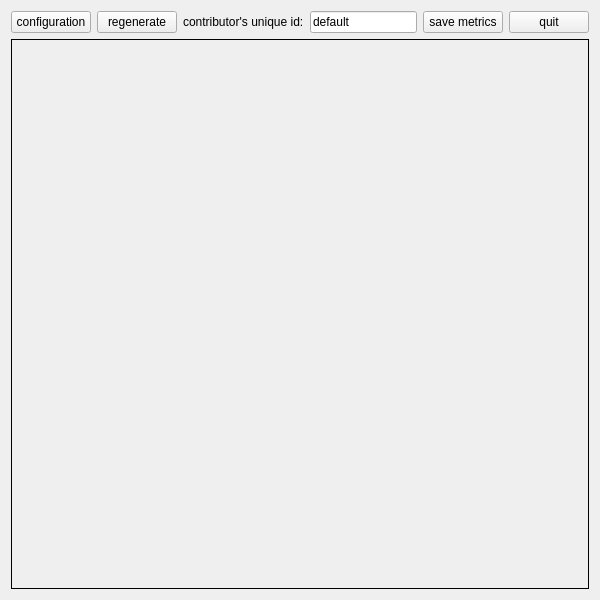
<?xml version="1.0" encoding="UTF-8"?>
<ui version="4.0">
 <class>MainWindow</class>
 <widget class="QWidget" name="MainWindow">
  <property name="geometry">
   <rect>
    <x>0</x>
    <y>0</y>
    <width>600</width>
    <height>600</height>
   </rect>
  </property>
  <property name="sizePolicy">
   <sizepolicy hsizetype="MinimumExpanding" vsizetype="MinimumExpanding">
    <horstretch>0</horstretch>
    <verstretch>0</verstretch>
   </sizepolicy>
  </property>
  <property name="minimumSize">
   <size>
    <width>600</width>
    <height>600</height>
   </size>
  </property>
  <property name="windowTitle">
   <string>Social Navigation Dataset Generator</string>
  </property>
  <layout class="QGridLayout" name="gridLayout">
   <item row="0" column="0">
    <layout class="QVBoxLayout" name="verticalLayout_main">
     <item>
      <layout class="QHBoxLayout" name="horizontalLayout">
       <item>
        <widget class="QPushButton" name="configuration">
         <property name="text">
          <string>configuration</string>
         </property>
         <property name="checkable">
          <bool>true</bool>
         </property>
        </widget>
       </item>
       <item>
        <widget class="QPushButton" name="regenerate">
         <property name="text">
          <string>regenerate</string>
         </property>
        </widget>
       </item>
       <item>
        <widget class="QLabel" name="label_2">
         <property name="text">
          <string>contributor's unique id:</string>
         </property>
        </widget>
       </item>
       <item>
        <widget class="QLineEdit" name="contributor">
         <property name="text">
          <string>default</string>
         </property>
        </widget>
       </item>
       <item>
        <widget class="QPushButton" name="save_metrics">
         <property name="text">
          <string>save metrics</string>
         </property>
        </widget>
       </item>
       <item>
        <widget class="QPushButton" name="quit">
         <property name="text">
          <string>quit</string>
         </property>
        </widget>
       </item>
      </layout>
     </item>
     <item>
      <widget class="QLabel" name="label">
       <property name="sizePolicy">
        <sizepolicy hsizetype="MinimumExpanding" vsizetype="MinimumExpanding">
         <horstretch>0</horstretch>
         <verstretch>0</verstretch>
        </sizepolicy>
       </property>
       <property name="minimumSize">
        <size>
         <width>500</width>
         <height>500</height>
        </size>
       </property>
       <property name="maximumSize">
        <size>
         <width>10240</width>
         <height>7680</height>
        </size>
       </property>
       <property name="sizeIncrement">
        <size>
         <width>1</width>
         <height>1</height>
        </size>
       </property>
       <property name="frameShape">
        <enum>QFrame::Box</enum>
       </property>
       <property name="text">
        <string/>
       </property>
       <property name="scaledContents">
        <bool>true</bool>
       </property>
      </widget>
     </item>
    </layout>
   </item>
  </layout>
 </widget>
 <resources/>
 <connections/>
</ui>
